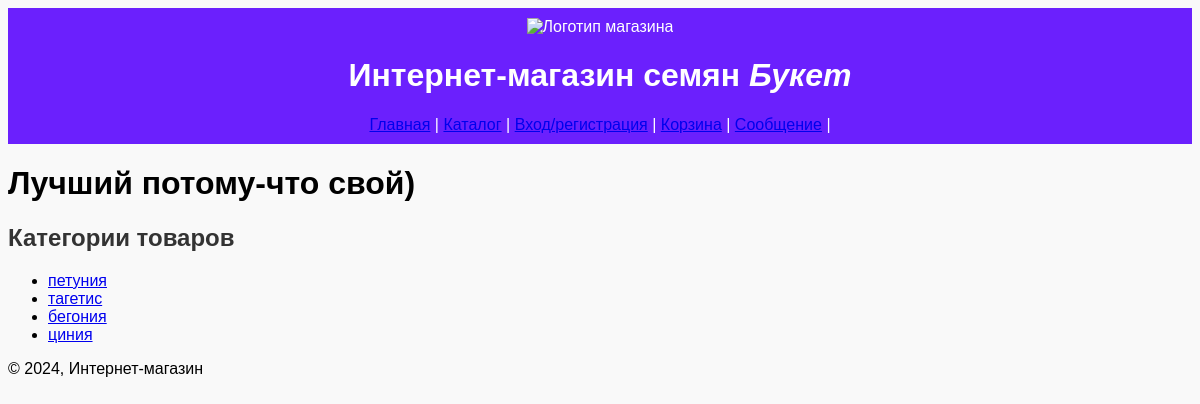
Before: / with the older database file.
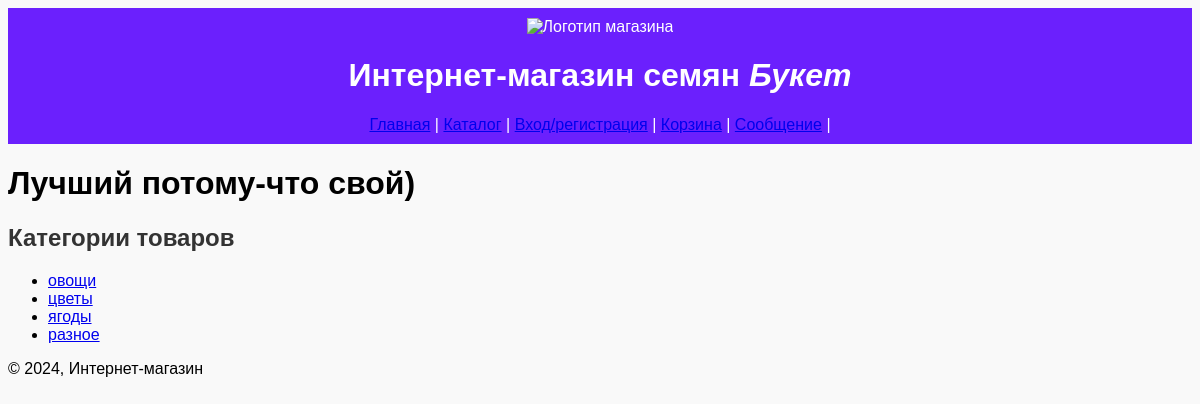
After: the same page with the newer database file.
### seeds/models.py (models this page shows, shortened)
class Kind(models.Model):
    name_kind = models.CharField(max_length=50, verbose_name='Название вида')
    specification_kind = models.TextField(verbose_name='Описание вида')

### seeds/views.py (the view)
# urls.py: 2. Add a URL to urlpatterns:  path('', views.home, name='home')
def home(request):
    kinds = Kind.objects.all()
    return render(request, 'seeds/home.html', {'kinds': kinds})

### templates/seeds/home.html (shortened to what this page needs)
{% extends 'base.html' %}
{% block content %}
<h1>Лучший потому-что свой)</h1>
<h2>Категории товаров</h2>
<ul>
    {% for kind in kinds %}
        <li>
            <a href="/kind/{{ kind.name_kind|urlencode }}/">{{ kind.name_kind }}</a>
        </li>
    {% endfor %}
</ul>
{% endblock %}

Changed rows visible on the page:
removed Kind: name_kind "петуния"
removed Kind: name_kind "тагетис"
removed Kind: name_kind "бегония"
removed Kind: name_kind "циния"
added Kind: name_kind "овощи"
added Kind: name_kind "цветы"
added Kind: name_kind "ягоды"
added Kind: name_kind "разное"
